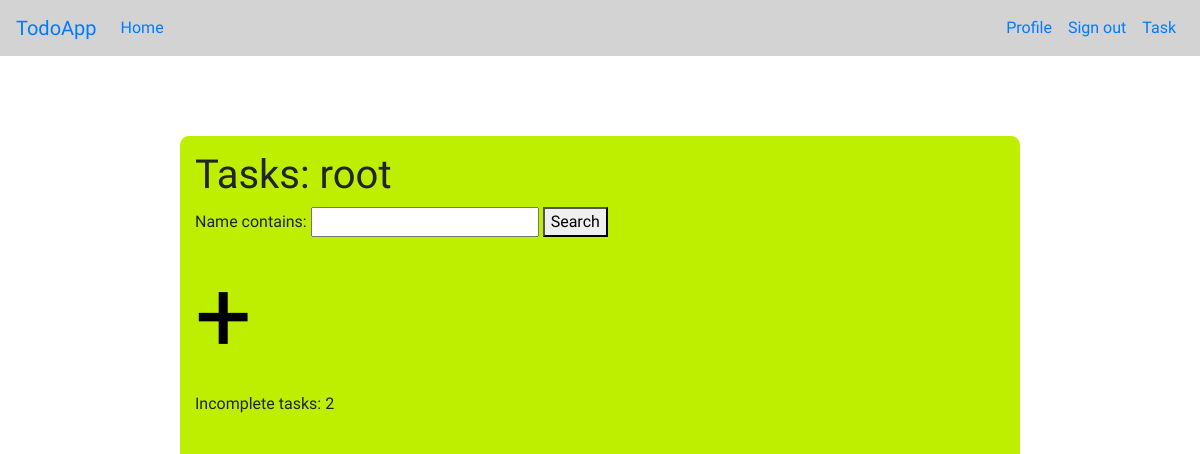
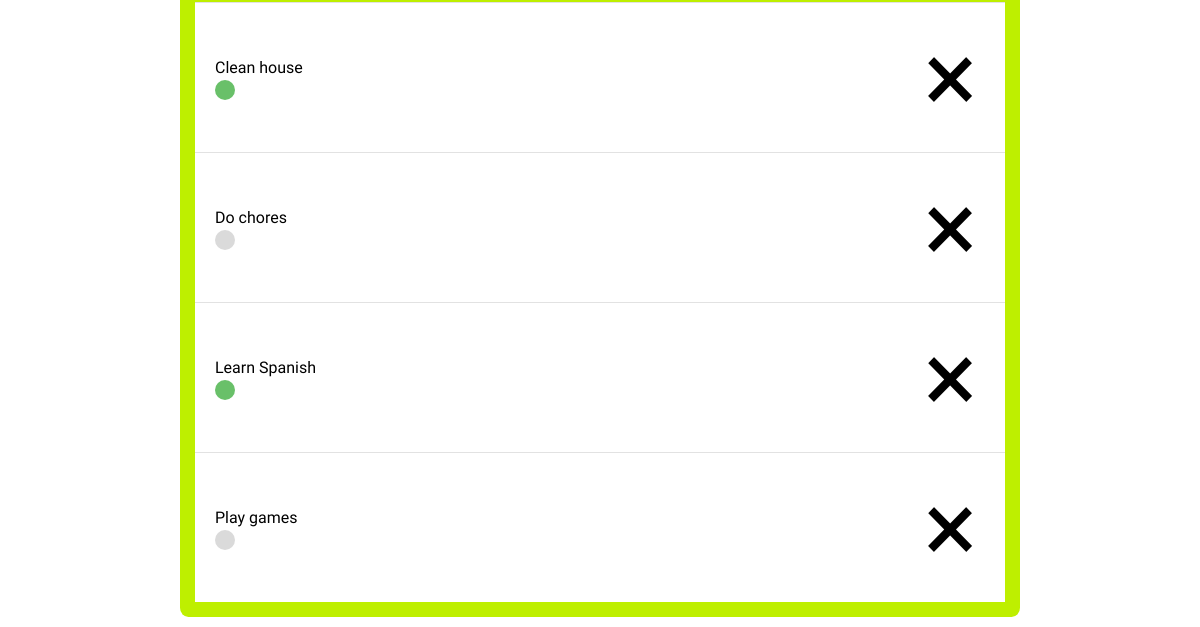
The app's page / (signed in), older data (2 pictures, top to bottom).
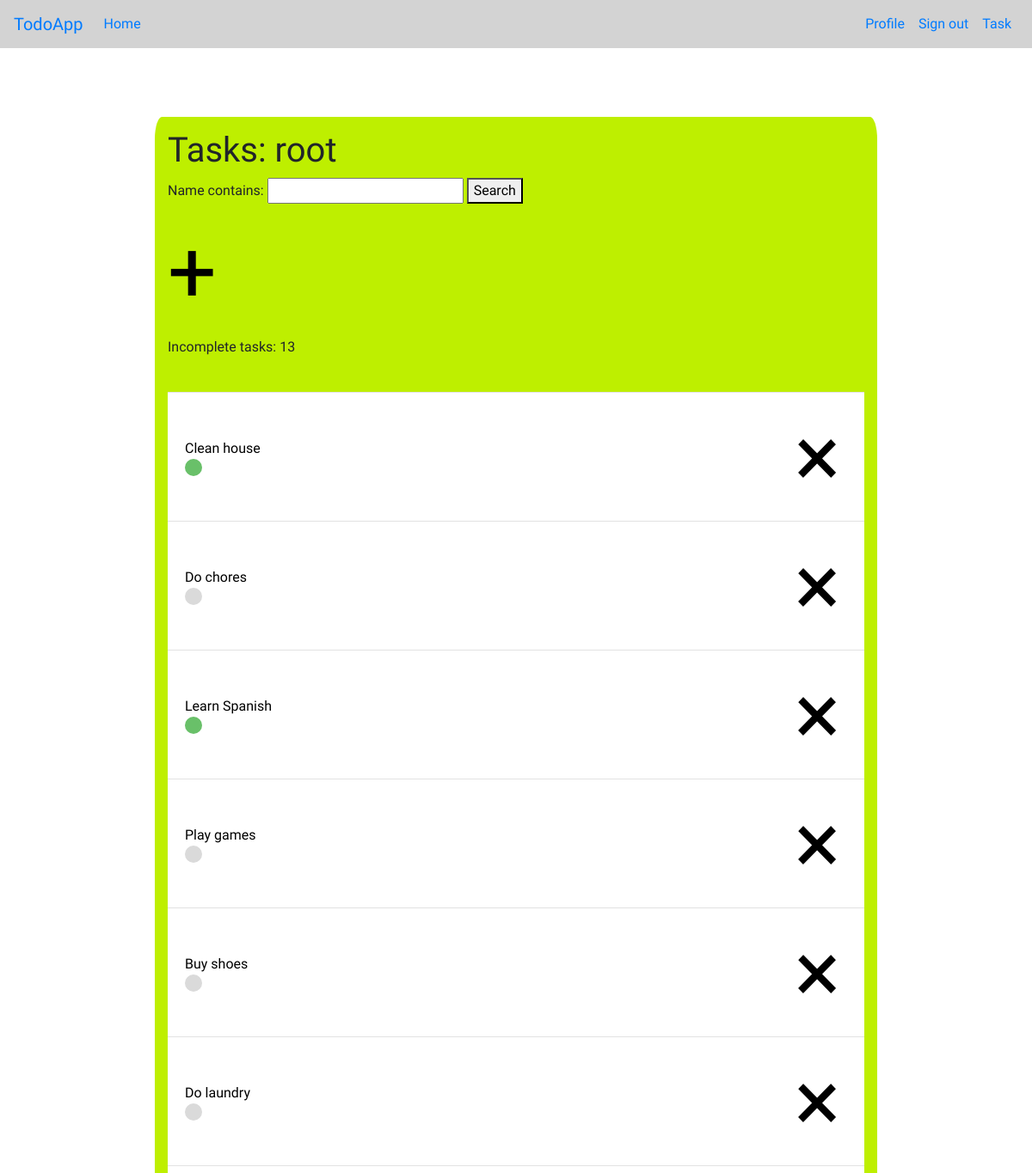
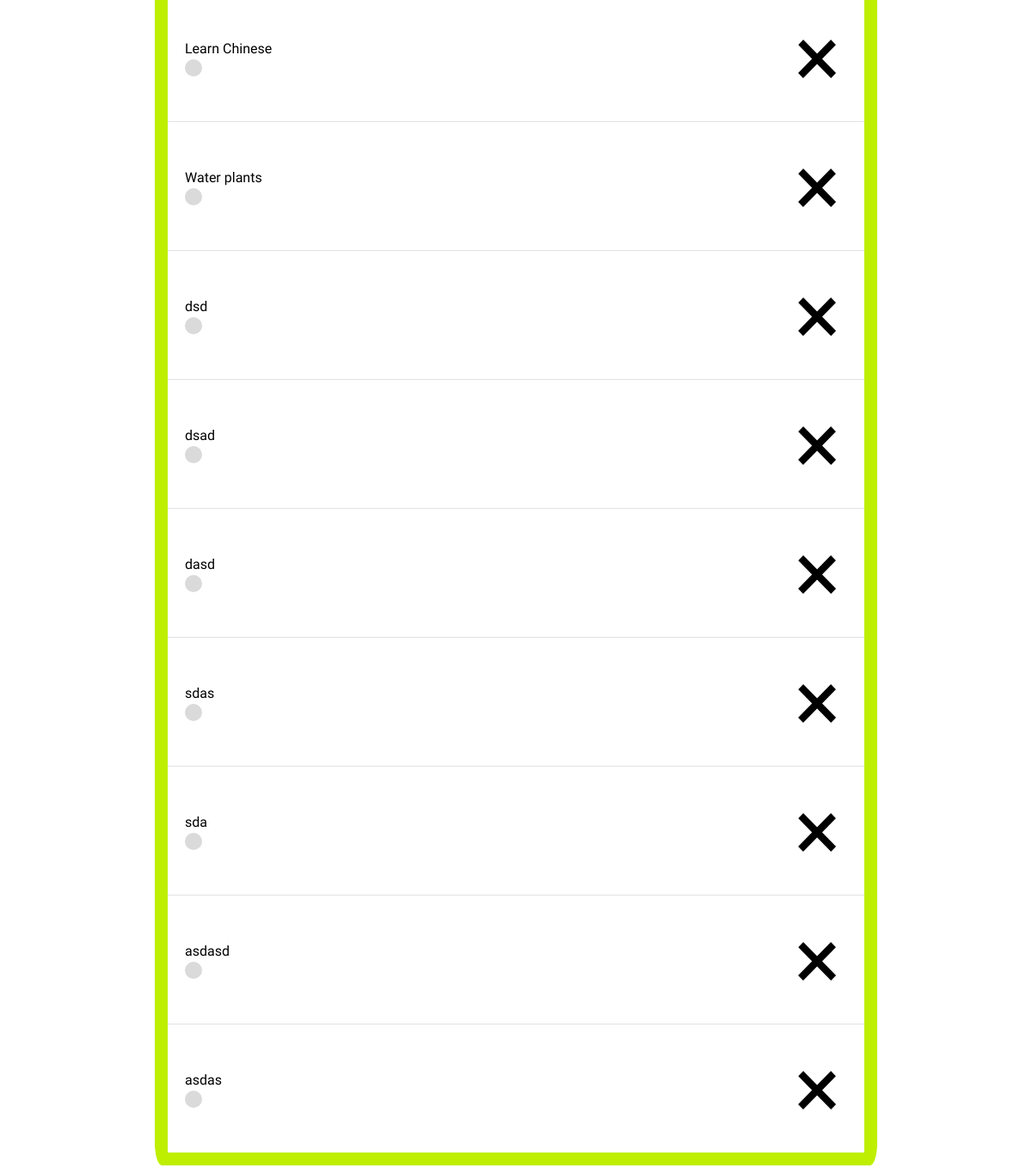
The same page, newer data (2 pictures, top to bottom).
### todo/models.py (models this page shows, shortened)
class Task(models.Model):
    name = models.CharField(max_length=100)
    status = models.BooleanField(default=False)
    desc = models.TextField(default=None)
    author = models.ForeignKey(User, on_delete=models.CASCADE)

### todo/views.py (the view)
# urls.py: path('', views.TaskListView.as_view(template_name='todo/home.html'), name='todo-home'),
class TaskListView(LoginRequiredMixin, ListView):
    queryset = Task.objects.all()
    context_object_name = 'tasks'
    def get_queryset(self):
        queryset = super().get_queryset()
        self.filterset = TodoFilter(self.request.GET, queryset=queryset)
        return self.filterset.qs
    def get_context_data(self, **kwargs):
        context = super().get_context_data(**kwargs)
        context['tasks'] = context['tasks'].filter(author=self.request.user)
        context['form'] = self.filterset.form
        context['count'] = 0
        for task in context['tasks']:
            if task.status == False:
                context['count'] += 1
        return context

### todo/templates/todo/home.html (shortened to what this page needs)
{% extends 'todo/base.html' %}
{% block content %}
    <div class="task-heading">
        <h1>Tasks: {{ user }}</h1>
        <form method="GET">
            {{ form }}
            <button type="submit">Search</button>
        </form>
        <a class="add-icon" href="{% url 'task-create' %}">&#43;</a>
        <p>Incomplete tasks: {{ count }}</p>
    </div>
    <br>
    <div class="tasks-container">
    {% for task in tasks %}
        <div class="task-wrapper">
            <div>
                <a class="task-link" href="{% url 'task-detail' task.id %}">{{ task.name }}</a>
                {% if task.status %}
                    <div class="task-complete-icon"></div>
                {% else %}
                    <div class="task-incomplete-icon"></div>
                {% endif %}
            </div>
            <a class="mr-2 delete-icon" href="{% url 'task-delete' task.id %}">&#215;</a>
        </div>
    {% endfor %}
    </div>
{% endblock content %}

### todo/templates/todo/base.html (shortened to what this page needs)
{% load static %}
<!DOCTYPE html>
<html lang="en">
  <head>
    <link rel="stylesheet" href="https://cdn.jsdelivr.net/npm/bootstrap@4.3.1/dist/css/bootstrap.min.css">
    <link rel="stylesheet" href="{% static 'styles.css' %}">
  </head>
  <body>
    <nav class="navbar navbar-expand-lg nav-bar">
        <a class="navbar-brand" href="{% url 'todo-home' %}">TodoApp</a>
        <div class="collapse navbar-collapse" id="navbarSupportedContent">
          <ul class="navbar-nav mr-auto">
            <li class="nav-item active">
              <a class="nav-link nav-link-custom" href="{% url 'todo-home' %}">Home <span class="sr-only">(current)</span></a>
            </li>
          </ul>
          <ul class="navbar-nav ml-2">
            {% if user.is_authenticated %}
                <li class="nav-item">
                    <a class="nav-link" href="#">Profile</a>
                </li>
                <li class="nav-item">
                    <a class="nav-link" href="{% url 'logout' %}">Sign out</a>
                </li>
                <li class="nav-item">
                    <a class="nav-link" href="{% url 'task-create' %}">Task</a>
                </li>
            {% endif %}
          </ul>
        </div>
    </nav>
    <div class="container main-div">
        {% block content %}
        {% endblock content %}
    </div>
  </body>
</html>

### todo/static/styles.css (style rules this page uses)
body { background-color: white; font-family: 'Sono', sans-serif; }
.nav-bar { background-color: lightgrey; font-family: 'Sono', sans-serif; }
.main-div { margin-top: 80px; margin-bottom: 10px; max-width: 70%; background-color: #beef00; border-radius: 1%; }
.task-heading { padding-top: 15px; }
.tasks-container { padding-top: 0px; padding-bottom: 15px; }
.task-wrapper { display: flex; align-items: center; justify-content: space-between; padding: 20px; background-color: #fff; border-top: 1px solid rgb(226, 226, 226); max-height: 150px; }
.task-link { color: black; }
.task-complete-icon { height: 20px; width: 20px; background-color: rgb(105, 192, 105); border-radius: 50%; margin: 0; padding: 0; }
.task-incomplete-icon { height: 20px; width: 20px; background-color: rgb(218, 218, 218); border-radius: 50%; }
.delete-icon { text-decoration: none; color: black; font-size: 100px; }
.add-icon { display: block; height: auto; padding: 0; margin: 0; text-decoration: none; color: black; font-size: 100px; }

Row changes from the older to the newer data that the page shows:
added Task: name "Buy shoes", status False (drawn)
added Task: name "Do laundry", status False (drawn)
added Task: name "Learn Chinese", status False (drawn)
added Task: name "Water plants", status False (drawn)
added Task: name "dsd", status False (drawn)
added Task: name "dsad", status False (drawn)
added Task: name "dasd", status False (drawn)
added Task: name "sdas", status False (drawn)
added Task: name "sda", status False (drawn)
added Task: name "asdasd", status False (drawn)
added Task: name "asdas", status False (drawn)
Text that changed along with them:
{{ count }}: "2" → "13"
